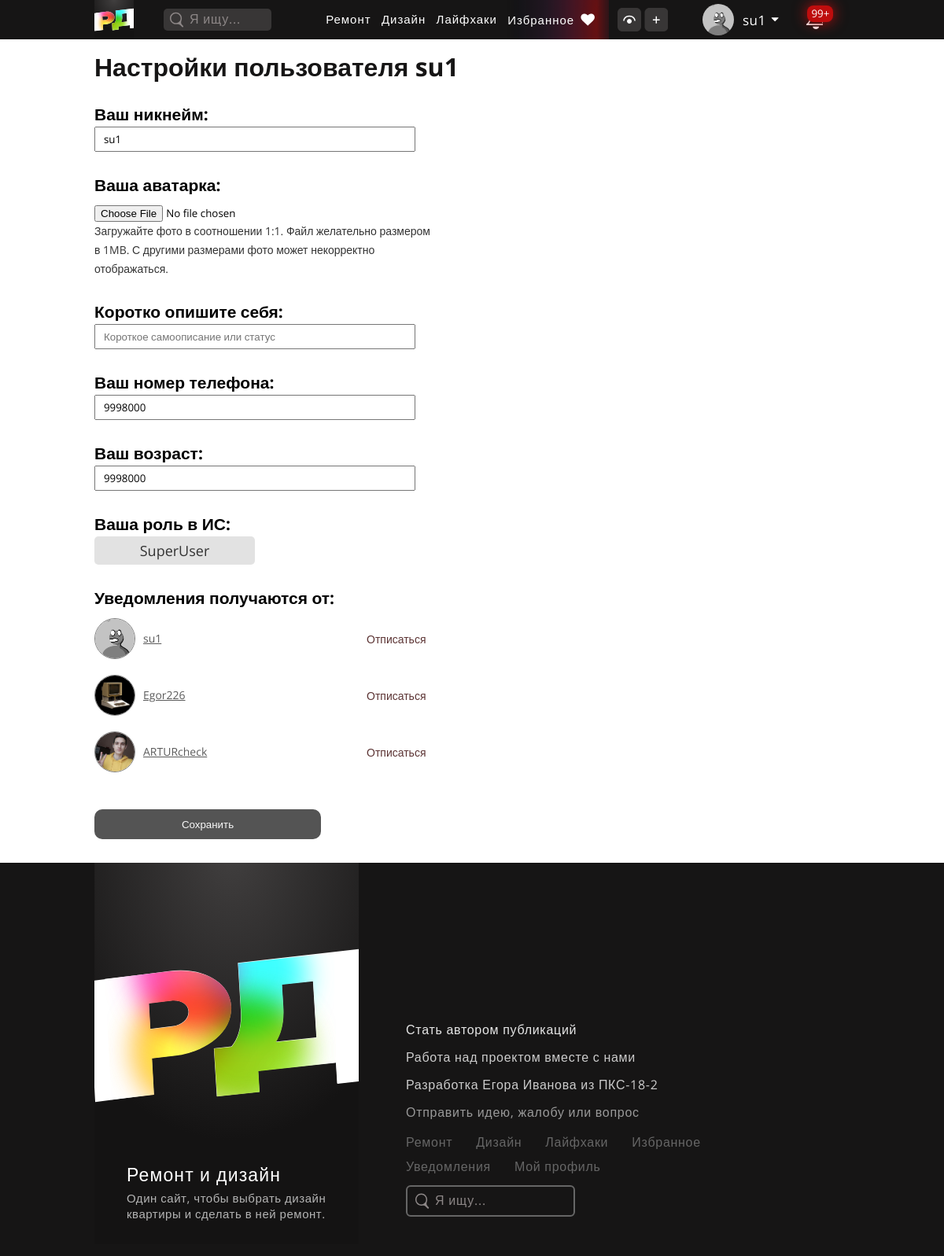
The app's page /account/settings/1/ (signed in), older data.
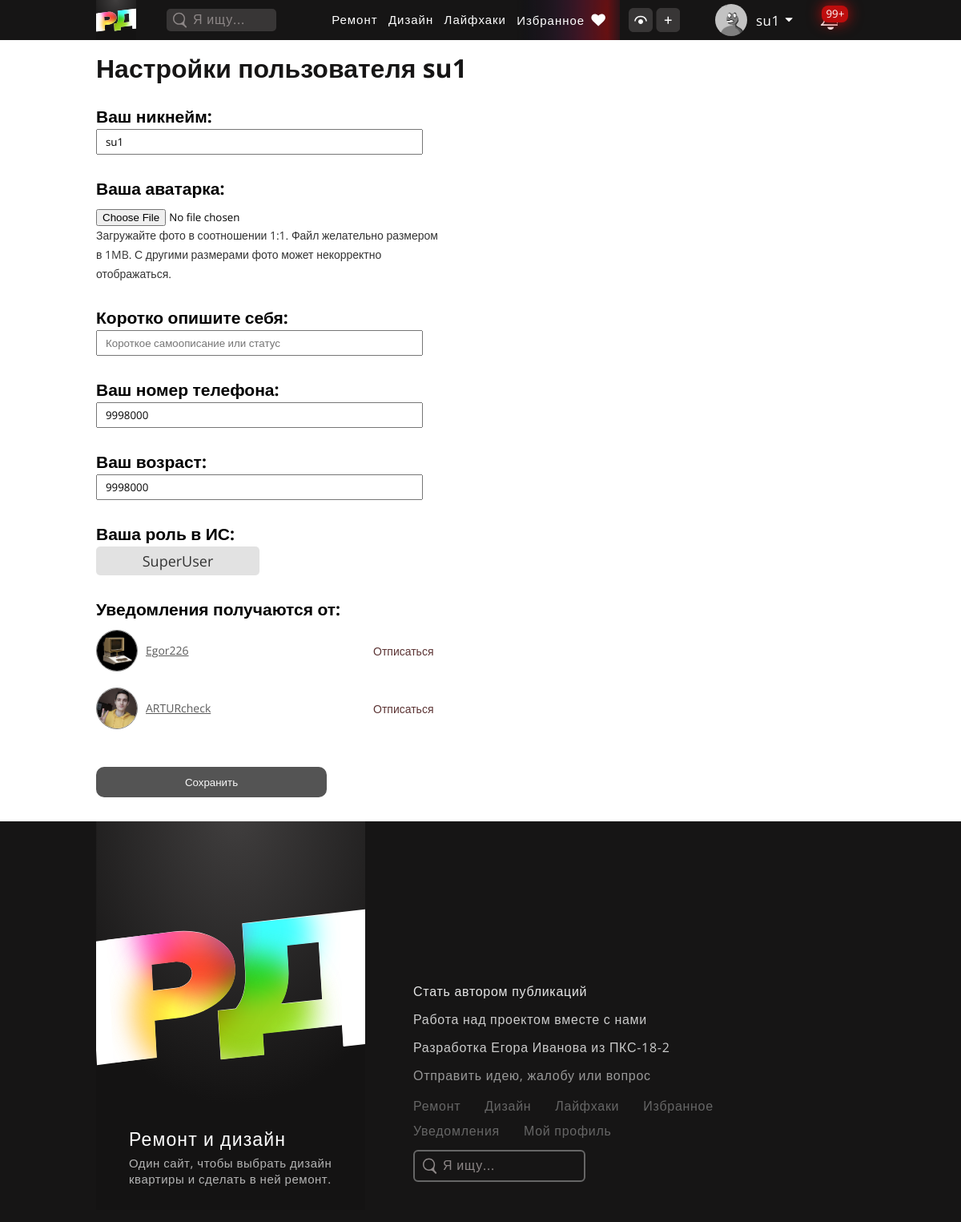
The same page, newer data.
### authapp/models.py (models this page shows, shortened)
class UserSubscribes(models.Model):
    subscriber_id = models.ForeignKey('User', related_name="follower", on_delete=models.CASCADE, verbose_name='id подписчика')
    star_id = models.ForeignKey('User', related_name="star", on_delete=models.CASCADE, verbose_name='id пользователя, про чьи новые публикации подписчик получает уведомления')
    class Meta:
        verbose_name = 'Подписка пользователя'
        verbose_name_plural = 'Подписки пользователей'
    def __str__(self):
        return 'Subscriber ' + str(self.subscriber_id) + ' follows ' + str(self.star_id)

class User(AbstractUser):
    photo = models.ImageField(upload_to='users_avatars', blank=True, null=True, default='users_avatars/no_avatar.png', verbose_name='Аватарка')
    role = models.ForeignKey('UserRoles', on_delete=models.SET_DEFAULT, default=1, verbose_name='Роль в ИС', blank=False)
    bio = models.CharField(max_length=100, blank=True, null=True, verbose_name='Самоописание/статус')
    age = models.PositiveIntegerField(verbose_name='Возраст', null=True, blank=True)
    phone_number = models.PositiveIntegerField(null=True, blank=False, unique=True, verbose_name="Номер телефона")
    last_entry = models.DateTimeField(auto_now=True, verbose_name='Дата и время последней авторизации')
    class Meta:
        verbose_name = 'Пользователь'
        verbose_name_plural = 'Пользователи'
    def __str__(self):
        return str(self.username) + ', ' + str(self.role)

### authapp/views.py (the view, shortened to what this page needs)
# urls.py: path('settings/<pk>/', authapp.UpdateAccount, name='settings'),
def UpdateAccount(request, pk):
    edited_user = User.objects.get(id=pk)
    form_user = UserForm({'username': edited_user.username, 'photo': edited_user.photo.url, 'role': edited_user.role, 'bio': edited_user.bio, 'age': edited_user.age, 'phone_number': edited_user.phone_number, })
    if edited_user.role.id == 2:
        edited_user_expert_info = ExpertInfo.objects.filter(expert_id=pk)
        if edited_user_expert_info:
            edited_user_expert_info = ExpertInfo.objects.get(expert_id=pk)
        else:
            edited_user_expert_info = ExpertInfo.objects.create(expert_id=edited_user)
            edited_user_expert_info.save()
        form_user_expert = UserExpertForm({'knowledge': edited_user_expert_info.knowledge, 'offer': edited_user_expert_info.offer, 'site': edited_user_expert_info.site, 'address': edited_user_expert_info.address, 'telegram': edited_user_expert_info.telegram, 'whatsapp': edited_user_expert_info.whatsapp, 'viber': edited_user_expert_info.viber, 'vk': edited_user_expert_info.vk, 'inst': edited_user_expert_info.inst, 'ok': edited_user_expert_info.ok, 'fb': edited_user_expert_info.fb, 'other': edited_user_expert_info.other, })
    else:
        form_user_expert = UserExpertForm()
    edited_user_subs = UserSubscribes.objects.filter(subscriber_id=pk)
    print(edited_user_subs)
    title = 'Настройки пользователя ' + edited_user.username
    return render(request, 'authapp/create_new_or_update.html', {'title': title, 'form_user': form_user, 'form_user_expert': form_user_expert, 'edited_user': edited_user, 'edited_user_subs': edited_user_subs, })

### authapp/forms.py
class UserForm(forms.Form):
    username = forms.CharField(max_length=135, label="Никнейм:", widget=forms.TextInput(attrs={'placeholder': 'Ваш никнейм'}))
    photo = forms.ImageField(widget=forms.ClearableFileInput(attrs={'title':"Загрузите свою аватарку"}), label="Аватар пользователя:", required=False)
    bio = forms.CharField(max_length=135, label="Короткое самоописание или ваш актуальный статус:", widget=forms.TextInput(attrs={'placeholder': 'Короткое самоописание или статус'}), required=False)
    age = forms.IntegerField(label="Ваш возраст:", widget=forms.TextInput(attrs={'placeholder':"Ваш возраст"}))
    phone_number = forms.IntegerField(label="Ваш номер телефона:", widget=forms.TextInput(attrs={'placeholder':"Номер телефона"}))

### authapp/models.py (called while the page is built)
    def __str__(self):
        return self.name

### authapp/templates/authapp/create_new_or_update.html (shortened to what this page needs)
{% extends 'mainapp/base.html' %}
{% block css %}
  <link rel="stylesheet" href="/static/lib\css\style_header.css">
  <link rel="stylesheet" href="/static/lib\css\style_footer.css">
  <link rel="stylesheet" href="/static/lib\css\style_watch_designs.css">
  <link rel="stylesheet" href="/static/lib\css\style_pub_create_new.css">
  <link rel="stylesheet" href="/static/lib\css\style_filter.css">
{% endblock %}
{% block content %}
  {% if edited_user.id != user.id and user.role.id != 4 %}
    <div class="page_title">
        <p class="title_p">Вам сюда нельзя! Попытались они чужой аккаунт отредактировать, ага)</p>
    </div>
  {% else %}
    <div class="page_title">
        <p class="title_p">{{ title }}</p>
    </div>
    <div class="pubs_container">
      <form class="" action="" method="post" enctype="multipart/form-data">
        <div class="pub_title pub_inp_one">
          <h4>Ваш никнейм:</h4>
          {{ form_user.username }}
        </div>
        <div class="pub_preview pub_inp_one">
          <h4>Ваша аватарка:</h4>
          {{ form_user.photo }}
          <p>Загружайте фото в соотношении 1:1. Файл желательно размером в 1MB. С другими размерами фото может некорректно отображаться.</p>
        </div>
        <div class="pub_title pub_inp_one">
          <h4>Коротко опишите себя:</h4>
          {{ form_user.bio }}
        </div>
        <div class="pub_title pub_inp_one">
          <h4>Ваш номер телефона:</h4>
          {{ form_user.phone_number }}
        </div>
        <div class="pub_title pub_inp_one">
          <h4>Ваш возраст:</h4>
          {{ form_user.age }}
        </div>
        <div class="pub_title pub_inp_one">
          {% if edited_user.id == user.id %}
            <h4>Ваша роль в ИС:</h4>
          {% else %}
            <h4>Роль пользователя {{ edited_user.username }} в ИС:</h4>
          {% endif %}
          <p style="color: #000; font-size: 18px; padding: 6px; background: #dcdcdc; border-radius: 5px; width: 20%; text-align: center;">{{ edited_user.role.name }}</p>
        </div>
        {% if edited_user_subs %}
          <div class="pub_title pub_inp_one">
            <h4 style="margin: 0 0 10px">Уведомления получаются от:</h4>
            {% for s in edited_user_subs %}
              <div class="user_one" id="{{ s.star_id.id }}">
                <a href="{% url 'auth:account_one' pk=s.star_id.id %}" class="user_link">
                  <img src="{{ s.star_id.photo.url }}" alt="" class="user_photo">
                  <p class="user_nikname">{{ s.star_id.username }}</p>
                </a>
                <p class="cancel_following" onclick="cancel_following({{ s.star_id.id }})">Отписаться</p>
              </div>
            {% endfor %}
          </div>
        {% endif %}
        <input type="submit" name="create!" value="Сохранить">
      </form>
    </div>
  {% endif %}
{% endblock %}

Row changes from the older to the newer data that the page shows:
removed UserSubscribes: star_id.photo (placeholder picture), star_id.username "su1"
